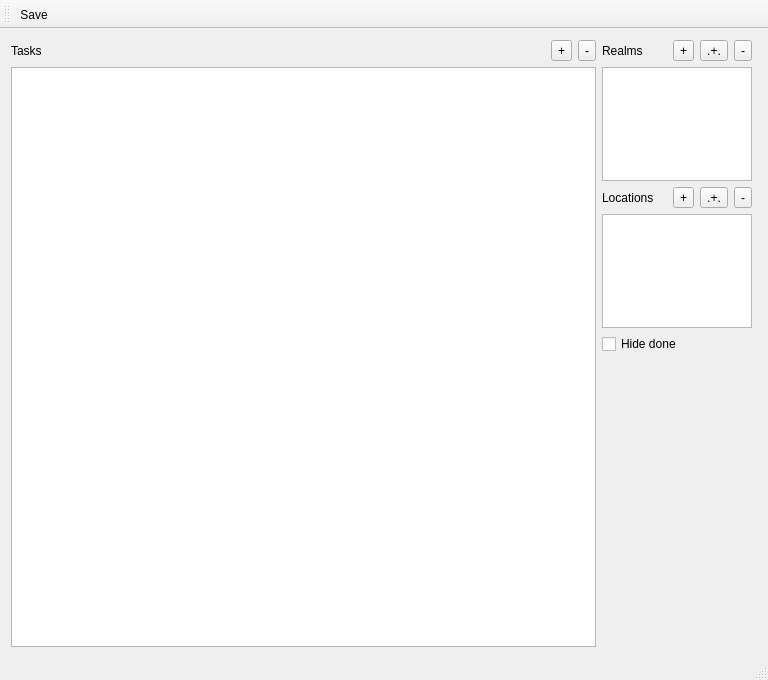
<?xml version="1.0" encoding="UTF-8"?>
<ui version="4.0">
 <class>MainWindow</class>
 <widget class="QMainWindow" name="MainWindow">
  <property name="geometry">
   <rect>
    <x>0</x>
    <y>0</y>
    <width>768</width>
    <height>680</height>
   </rect>
  </property>
  <property name="windowTitle">
   <string>MainWindow</string>
  </property>
  <widget class="QWidget" name="centralWidget">
   <layout class="QGridLayout" name="gridLayout_4">
    <item row="0" column="0">
     <layout class="QVBoxLayout" name="verticalLayout_3">
      <item>
       <layout class="QHBoxLayout" name="horizontalLayout_7">
        <item>
         <widget class="QLabel" name="label_tasks">
          <property name="text">
           <string>Tasks</string>
          </property>
         </widget>
        </item>
        <item>
         <layout class="QHBoxLayout" name="horizontalLayout_6">
          <item>
           <widget class="QToolButton" name="button_addTask">
            <property name="text">
             <string>+</string>
            </property>
           </widget>
          </item>
          <item>
           <widget class="QToolButton" name="button_deleteTask">
            <property name="text">
             <string>-</string>
            </property>
           </widget>
          </item>
         </layout>
        </item>
       </layout>
      </item>
      <item>
       <widget class="QTableView" name="table_tasks">
        <property name="horizontalScrollMode">
         <enum>QAbstractItemView::ScrollPerPixel</enum>
        </property>
        <property name="sortingEnabled">
         <bool>true</bool>
        </property>
        <attribute name="horizontalHeaderCascadingSectionResizes">
         <bool>false</bool>
        </attribute>
        <attribute name="horizontalHeaderStretchLastSection">
         <bool>true</bool>
        </attribute>
        <attribute name="verticalHeaderVisible">
         <bool>false</bool>
        </attribute>
       </widget>
      </item>
     </layout>
    </item>
    <item row="0" column="1">
     <layout class="QVBoxLayout" name="verticalLayout_2" stretch="5,5,5">
      <property name="sizeConstraint">
       <enum>QLayout::SetMaximumSize</enum>
      </property>
      <property name="rightMargin">
       <number>5</number>
      </property>
      <property name="bottomMargin">
       <number>5</number>
      </property>
      <item>
       <layout class="QGridLayout" name="gridLayout_3">
        <item row="0" column="0">
         <layout class="QVBoxLayout" name="verticalLayout">
          <property name="sizeConstraint">
           <enum>QLayout::SetMaximumSize</enum>
          </property>
          <item>
           <layout class="QGridLayout" name="gridLayout">
            <item row="0" column="0">
             <layout class="QHBoxLayout" name="horizontalLayout_2">
              <property name="sizeConstraint">
               <enum>QLayout::SetMaximumSize</enum>
              </property>
              <item>
               <widget class="QLabel" name="label_realms">
                <property name="text">
                 <string>Realms</string>
                </property>
               </widget>
              </item>
              <item>
               <layout class="QHBoxLayout" name="horizontalLayout">
                <item>
                 <widget class="QToolButton" name="button_addRealm">
                  <property name="text">
                   <string>+</string>
                  </property>
                 </widget>
                </item>
                <item>
                 <widget class="QToolButton" name="button_insertRealm">
                  <property name="text">
                   <string>.+.</string>
                  </property>
                 </widget>
                </item>
                <item>
                 <widget class="QToolButton" name="button_deleteRealm">
                  <property name="text">
                   <string>-</string>
                  </property>
                 </widget>
                </item>
               </layout>
              </item>
             </layout>
            </item>
            <item row="1" column="0">
             <widget class="QListView" name="listView_realms">
              <property name="sizePolicy">
               <sizepolicy hsizetype="Maximum" vsizetype="Expanding">
                <horstretch>0</horstretch>
                <verstretch>0</verstretch>
               </sizepolicy>
              </property>
              <property name="minimumSize">
               <size>
                <width>0</width>
                <height>0</height>
               </size>
              </property>
              <property name="maximumSize">
               <size>
                <width>150</width>
                <height>16777215</height>
               </size>
              </property>
              <property name="editTriggers">
               <set>QAbstractItemView::AnyKeyPressed|QAbstractItemView::DoubleClicked</set>
              </property>
              <property name="alternatingRowColors">
               <bool>true</bool>
              </property>
             </widget>
            </item>
           </layout>
          </item>
          <item>
           <spacer name="verticalSpacer_3">
            <property name="orientation">
             <enum>Qt::Vertical</enum>
            </property>
            <property name="sizeHint" stdset="0">
             <size>
              <width>20</width>
              <height>40</height>
             </size>
            </property>
           </spacer>
          </item>
          <item>
           <layout class="QGridLayout" name="gridLayout_2">
            <item row="0" column="0">
             <layout class="QHBoxLayout" name="horizontalLayout_4">
              <property name="spacing">
               <number>6</number>
              </property>
              <property name="sizeConstraint">
               <enum>QLayout::SetMaximumSize</enum>
              </property>
              <item>
               <widget class="QLabel" name="label_locations">
                <property name="text">
                 <string>Locations</string>
                </property>
               </widget>
              </item>
              <item>
               <layout class="QHBoxLayout" name="horizontalLayout_3">
                <item>
                 <widget class="QToolButton" name="button_addLocation">
                  <property name="text">
                   <string>+</string>
                  </property>
                 </widget>
                </item>
                <item>
                 <widget class="QToolButton" name="button_insertLocation">
                  <property name="text">
                   <string>.+.</string>
                  </property>
                 </widget>
                </item>
                <item>
                 <widget class="QToolButton" name="button_deleteLocation">
                  <property name="text">
                   <string>-</string>
                  </property>
                 </widget>
                </item>
               </layout>
              </item>
             </layout>
            </item>
            <item row="1" column="0">
             <widget class="QListView" name="listView_locations">
              <property name="sizePolicy">
               <sizepolicy hsizetype="Maximum" vsizetype="Expanding">
                <horstretch>0</horstretch>
                <verstretch>0</verstretch>
               </sizepolicy>
              </property>
              <property name="maximumSize">
               <size>
                <width>150</width>
                <height>16777215</height>
               </size>
              </property>
              <property name="editTriggers">
               <set>QAbstractItemView::AnyKeyPressed|QAbstractItemView::DoubleClicked</set>
              </property>
              <property name="alternatingRowColors">
               <bool>true</bool>
              </property>
             </widget>
            </item>
           </layout>
          </item>
         </layout>
        </item>
       </layout>
      </item>
      <item>
       <widget class="QCheckBox" name="checkBox_hideDone">
        <property name="text">
         <string>Hide done</string>
        </property>
       </widget>
      </item>
      <item>
       <spacer name="verticalSpacer">
        <property name="orientation">
         <enum>Qt::Vertical</enum>
        </property>
        <property name="sizeHint" stdset="0">
         <size>
          <width>20</width>
          <height>40</height>
         </size>
        </property>
       </spacer>
      </item>
     </layout>
    </item>
   </layout>
  </widget>
  <widget class="QMenuBar" name="menuBar">
   <property name="geometry">
    <rect>
     <x>0</x>
     <y>0</y>
     <width>768</width>
     <height>25</height>
    </rect>
   </property>
  </widget>
  <widget class="QToolBar" name="mainToolBar">
   <attribute name="toolBarArea">
    <enum>TopToolBarArea</enum>
   </attribute>
   <attribute name="toolBarBreak">
    <bool>false</bool>
   </attribute>
   <addaction name="actionSave"/>
  </widget>
  <widget class="QStatusBar" name="statusBar"/>
  <action name="actionSave">
   <property name="text">
    <string>Save</string>
   </property>
   <property name="toolTip">
    <string>Save data</string>
   </property>
  </action>
 </widget>
 <layoutdefault spacing="6" margin="11"/>
 <resources/>
 <connections/>
</ui>
